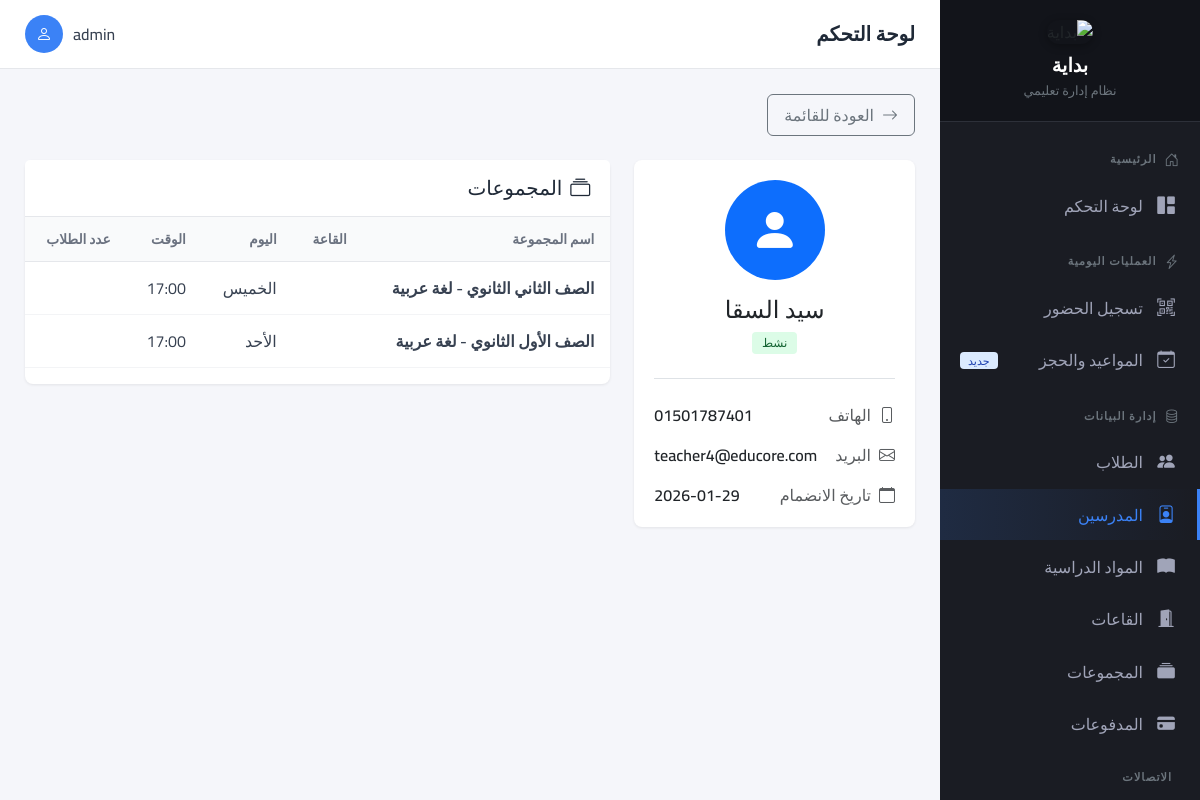
Screenshot of /teachers/4/ (signed in) with the database file from the repository.
### apps/accounts/models.py (models this page shows, shortened)
class User(AbstractUser):
    ROLE_CHOICES = [
        ('admin', 'مدير النظام'),
        ('supervisor', 'مشرف الحضور'),
        ('teacher', 'مدرس'),
    ]
    user_id = models.AutoField(primary_key=True)
    role = models.CharField(
        max_length=20,
        choices=ROLE_CHOICES,
        default='supervisor',
        verbose_name='الدور'
    )
    phone = models.CharField(
        max_length=17,
        blank=True,
        verbose_name='رقم الهاتف'
    )
    is_active = models.BooleanField(default=True)
    created_at = models.DateTimeField(auto_now_add=True)
    updated_at = models.DateTimeField(auto_now=True)
    class Meta:
        db_table = 'users'
        verbose_name = 'مستخدم'
        verbose_name_plural = 'المستخدمين'

### apps/teachers/models.py (models this page shows, shortened)
class Teacher(models.Model):
    teacher_id = models.AutoField(primary_key=True)
    full_name = models.CharField(max_length=255, verbose_name="اسم المدرس")
    phone = models.CharField(max_length=17, verbose_name="رقم الهاتف")
    email = models.EmailField(
        blank=True,
        null=True,
        unique=True,
        verbose_name="البريد الإلكتروني",
        help_text="حقل اختياري"
    )
    subjects = models.ManyToManyField(
        Subject,
        blank=True,
        related_name='teachers',
        verbose_name="التخصصات / المواد"
    )
    specialization = models.CharField(
        max_length=100,
        blank=True,
        verbose_name="التخصص (قديم)"
    )
    photo = models.ImageField(
        upload_to='teachers/photos/',
        blank=True,
        null=True,
        verbose_name="الصورة الشخصية",
        help_text="ضرورية لطباعة ظهر كارنيه الطالب"
    )
    hire_date = models.DateField(verbose_name="تاريخ التعيين")
    is_active = models.BooleanField(default=True, verbose_name="نشط")
    created_at = models.DateTimeField(auto_now_add=True)
    updated_at = models.DateTimeField(auto_now=True)
    class Meta:
        db_table = 'teachers'
        verbose_name = 'مدرس'
        verbose_name_plural = 'المدرسين'
        ordering = ['full_name']

class Group(models.Model):
    DAYS_CHOICES = [
        ('Saturday', 'السبت'),
        ('Sunday', 'الأحد'),
        ('Monday', 'الاثنين'),
        ('Tuesday', 'الثلاثاء'),
        ('Wednesday', 'الأربعاء'),
        ('Thursday', 'الخميس'),
        ('Friday', 'الجمعة'),
    ]
    GENDER_CHOICES = [
        ('male', 'بنين فقط'),
        ('female', 'بنات فقط'),
        ('mixed', 'مختلط'),
    ]
    EDUCATION_STAGE_CHOICES = [
        ('primary', 'ابتدائي'),
        ('preparatory', 'إعدادي'),
        ('secondary', 'ثانوي'),
    ]
    EDUCATION_YEAR_CHOICES = [
        ('1', 'الصف الأول'),
        ('2', 'الصف الثاني'),
        ('3', 'الصف الثالث'),
        ('4', 'الصف الرابع'),
        ('5', 'الصف الخامس'),
        ('6', 'الصف السادس'),
    ]
    group_id = models.AutoField(primary_key=True)
    group_name = models.CharField(max_length=100, verbose_name="اسم المجموعة")
    teacher = models.ForeignKey(
        Teacher,
        on_delete=models.PROTECT,
        related_name='groups',
        verbose_name="المدرس"
    )
    room = models.ForeignKey(
        Room,
        on_delete=models.PROTECT,
        related_name='groups',
        verbose_name="القاعة",
        null=True,
        blank=True
    )
    schedule_day = models.CharField(
        max_length=10,
        choices=DAYS_CHOICES,
        verbose_name="يوم الحصة"
    )
    schedule_time = models.TimeField(verbose_name="وقت بداية الحصة")
    duration_minutes = models.PositiveIntegerField(
        default=120,
        verbose_name="مدة الحصة (بالدقائق)",
        help_text="مدة الحصة بالدقائق (مثال: 120 = ساعتين)"
    )
    gender_type = models.CharField(
        max_length=10,
        choices=GENDER_CHOICES,
        default='mixed',
        verbose_name="نوع المجموعة (الجنس)"
    )
    education_stage = models.CharField(
        max_length=20,
        choices=EDUCATION_STAGE_CHOICES,
        blank=True,
        verbose_name="المرحلة الدراسية"
    )
    education_year = models.CharField(
        max_length=5,
        choices=EDUCATION_YEAR_CHOICES,
        blank=True,
        verbose_name="السنة الدراسية"
    )
    standard_fee = models.DecimalField(
        max_digits=10,
        decimal_places=2,
        verbose_name="السعر القياسي"
    )
    center_percentage = models.DecimalField(
        max_digits=5,
        decimal_places=2,
        default=30.00,
        verbose_name="نسبة السنتر %"
    )
    is_active = models.BooleanField(default=True)
    created_at = models.DateTimeField(auto_now_add=True)
    class Meta:
        db_table = 'groups'
        verbose_name = 'مجموعة'
        verbose_name_plural = 'المجموعات'

### apps/teachers/views.py (the view)
# urls.py: path('<int:teacher_id>/', views.teacher_detail, name='detail'),
@login_required
def teacher_detail(request, teacher_id):
    teacher = get_object_or_404(Teacher, pk=teacher_id)
    groups = teacher.groups.filter(is_active=True)
    return render(request, 'teachers/detail.html', {'teacher': teacher, 'groups': groups})

### templates/teachers/detail.html (shortened to what this page needs)
{% extends 'base.html' %}
{% block content %}
<div class="mb-4">
    <a href="{% url 'teachers:list' %}" class="btn btn-outline-secondary">
        <i class="bi bi-arrow-right me-2"></i>العودة للقائمة
    </a>
</div>
<div class="row g-4">
    <div class="col-md-4">
        <div class="card">
            <div class="card-body text-center">
                <div class="rounded-circle bg-primary d-inline-flex align-items-center justify-content-center mb-3" style="width: 100px; height: 100px;">
                    <i class="bi bi-person-fill text-white" style="font-size: 3rem;"></i>
                </div>
                <h4 class="mb-1">{{ teacher.full_name }}</h4>
                {% if teacher.is_active %}
                <span class="badge bg-success">نشط</span>
                {% else %}
                <span class="badge bg-secondary">غير نشط</span>
                {% endif %}
                <div class="border-top mt-4 pt-4">
                    <div class="d-flex justify-content-between mb-3">
                        <span class="text-muted"><i class="bi bi-phone me-2"></i>الهاتف</span>
                        <span class="fw-semibold">{{ teacher.phone }}</span>
                    </div>
                    {% if teacher.email %}
                    <div class="d-flex justify-content-between mb-3">
                        <span class="text-muted"><i class="bi bi-envelope me-2"></i>البريد</span>
                        <span class="fw-semibold">{{ teacher.email }}</span>
                    </div>
                    {% endif %}
                    <div class="d-flex justify-content-between">
                        <span class="text-muted"><i class="bi bi-calendar me-2"></i>تاريخ الانضمام</span>
                        <span class="fw-semibold">{{ teacher.created_at|date:"Y-m-d" }}</span>
                    </div>
                </div>
            </div>
        </div>
    </div>
    <div class="col-md-8">
        <div class="card">
            <div class="card-header">
                <h5 class="mb-0"><i class="bi bi-collection me-2"></i>المجموعات</h5>
            </div>
            <div class="card-body p-0">
                <div class="table-responsive">
                    <table class="table table-hover mb-0">
                        <thead>
                            <tr>
                                <th>اسم المجموعة</th>
                                <th>القاعة</th>
                                <th>اليوم</th>
                                <th>الوقت</th>
                                <th>عدد الطلاب</th>
                            </tr>
                        </thead>
                        <tbody>
                            {% for group in groups %}
                            <tr>
                                <td>
                                    <span class="fw-semibold">{{ group.group_name }}</span>
                                </td>
                                <td>
                                </td>
                                <td>{{ group.get_schedule_day_display }}</td>
                                <td>{{ group.schedule_time|time:"H:i" }}</td>
                                <td>
                                </td>
                            </tr>
                            {% endfor %}
                        </tbody>
                    </table>
                </div>
            </div>
        </div>
    </div>
</div>
{% endblock %}

### templates/base.html (shortened to what this page needs)
<!DOCTYPE html>
<html lang="ar" dir="rtl">
<head>
    <link href="https://cdn.jsdelivr.net/npm/bootstrap@5.3.2/dist/css/bootstrap.rtl.min.css" rel="stylesheet">
    <link rel="stylesheet" href="https://cdn.jsdelivr.net/npm/bootstrap-icons@1.11.1/font/bootstrap-icons.css">
</head>
<body>
    <aside class="sidebar" id="sidebar">
        <div class="sidebar-header">
            <img src="https://quant1.b-cdn.net/R3TXa5heKSHw.jpeg" alt="بداية" class="sidebar-logo">
            <h4>بداية</h4>
            <span>نظام إدارة تعليمي</span>
        </div>
        <nav class="sidebar-menu">
            <div class="menu-section">
                <div class="menu-header">
                    <i class="bi bi-house-door"></i>
                    الرئيسية
                </div>
                <a href="{% url 'reports:dashboard' %}" class="menu-item {% if request.resolver_match.namespace == 'reports' and request.resolver_match.url_name == 'dashboard' %}active{% endif %}">
                    <i class="bi bi-grid-1x2-fill"></i>
                    <span>لوحة التحكم</span>
                </a>
            </div>
            <div class="menu-section">
                <div class="menu-header">
                    <i class="bi bi-lightning-charge"></i>
                    العمليات اليومية
                </div>
                <a href="{% url 'attendance:scanner' %}" class="menu-item {% if request.resolver_match.url_name == 'scanner' %}active{% endif %}">
                    <i class="bi bi-qr-code-scan"></i>
                    <span>تسجيل الحضور</span>
                </a>
                <a href="{% url 'teachers:booking_search' %}" class="menu-item {% if 'booking' in request.resolver_match.url_name %}active{% endif %}">
                    <i class="bi bi-calendar-check"></i>
                    <span>المواعيد والحجز</span>
                    <span class="badge bg-primary">جديد</span>
                </a>
            </div>
            <div class="menu-section">
                <div class="menu-header">
                    <i class="bi bi-database"></i>
                    إدارة البيانات
                </div>
                <a href="{% url 'students:list' %}" class="menu-item {% if request.resolver_match.namespace == 'students' %}active{% endif %}">
                    <i class="bi bi-people-fill"></i>
                    <span>الطلاب</span>
                </a>
                <a href="{% url 'teachers:list' %}" class="menu-item {% if request.resolver_match.namespace == 'teachers' and 'room' not in request.resolver_match.url_name and 'group' not in request.resolver_match.url_name and 'subject' not in request.resolver_match.url_name %}active{% endif %}">
                    <i class="bi bi-person-badge"></i>
                    <span>المدرسين</span>
                </a>
                <a href="{% url 'teachers:subject_list' %}" class="menu-item {% if 'subject' in request.resolver_match.url_name %}active{% endif %}">
                    <i class="bi bi-book-fill"></i>
                    <span>المواد الدراسية</span>
                </a>
                <a href="{% url 'teachers:room_list' %}" class="menu-item {% if 'room' in request.resolver_match.url_name %}active{% endif %}">
                    <i class="bi bi-door-open-fill"></i>
                    <span>القاعات</span>
                </a>
                <a href="{% url 'teachers:group_list' %}" class="menu-item {% if 'group' in request.resolver_match.url_name %}active{% endif %}">
                    <i class="bi bi-collection-fill"></i>
                    <span>المجموعات</span>
                </a>
                <a href="{% url 'payments:list' %}" class="menu-item {% if request.resolver_match.namespace == 'payments' %}active{% endif %}">
                    <i class="bi bi-credit-card-fill"></i>
                    <span>المدفوعات</span>
                </a>
            </div>
            <div class="menu-section">
                <div class="menu-header">
                    الاتصالات
                </div>
            </div>
        </nav>
    </aside>
    <div class="main-wrapper">
        <header class="top-header">
            <div class="d-flex align-items-center">
                <h1 class="page-title">{% block page_title %}لوحة التحكم{% endblock %}</h1>
            </div>
            {% if user.is_authenticated %}
            <div class="user-info">
                <span class="user-name">{{ user.get_full_name|default:user.username }}</span>
                <div class="user-avatar">
                    <i class="bi bi-person"></i>
                </div>
            </div>
            {% endif %}
        </header>
        <main class="content-area">
            {% block content %}{% endblock %}
        </main>
    </div>
</body>
</html>

### rows the page displays
User: get_full_name "admin"
Teacher: full_name "سيد السقا", phone "01501787401", email "teacher4@educore.com", created_at "2026-01-29"
Group: group_name "الصف الثاني الثانوي - لغة عربية", schedule_day "الخميس", schedule_time "17:00"
Group: group_name "الصف الأول الثانوي - لغة عربية", schedule_day "الأحد", schedule_time "17:00"
